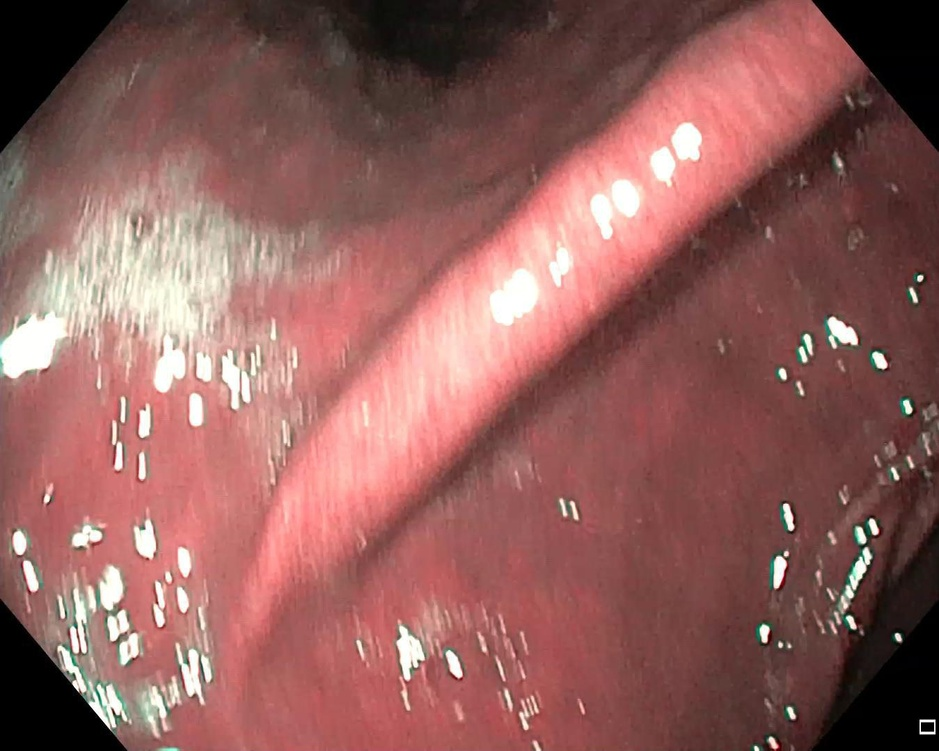
#> input picture subDM/subNormDM/00063_batch2.jpg, 939 x 751 px, shrunk from 1349 x 1079 before the run; its folder holds only this picture in this run
$ python 'Guardar filtro.py'
#> lines starting #> are read from the running program, lines starting #| are printed output that depends on the picture
### subDM/readimg.py
# -*- coding: utf-8 -*-
"""
Created on Tue May 28 11:20:26 2019

@author: Nataly
"""
def read_img(imfile):
#> called with imfile = '00063_batch2.jpg'
    import cv2
    return cv2.imread(imfile)
#> returned value is the input picture: shape (751, 939, 3); mean B, G, R 92, 95.7, 145
    #return (imfile + 2)

### subDM/subNormDM/Filtros.py
# -*- coding: utf-8 -*-
"""
Created on Thu Jul  4 21:44:23 2019

@author: Nataly
"""

import cv2
import numpy as np
from skimage.filters.rank import autolevel
from skimage.filters.rank import median
from skimage.filters.rank import minimum
from skimage.filters import rank
from skimage.filters.rank import mean_bilateral

from skimage.morphology import disk

# [20 lines left out: functions filtroautolevel, filtromediana, not called in this run]
def filtrominimo(img):
    B,G,R=cv2.split(img)
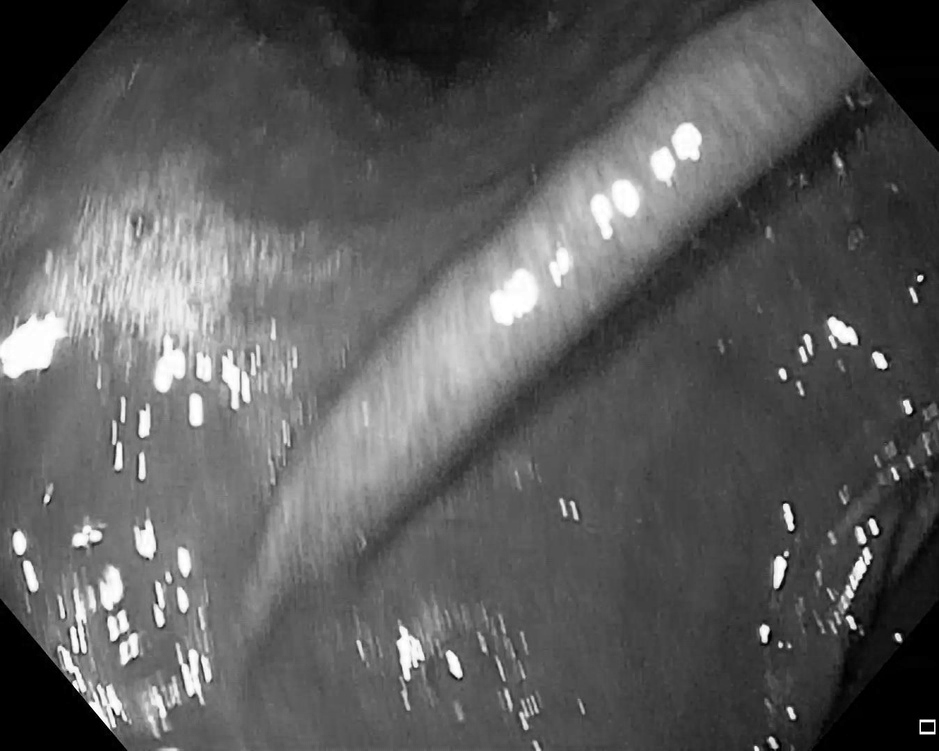
#> B: shape (751, 939); min 0, max 255, mean 92
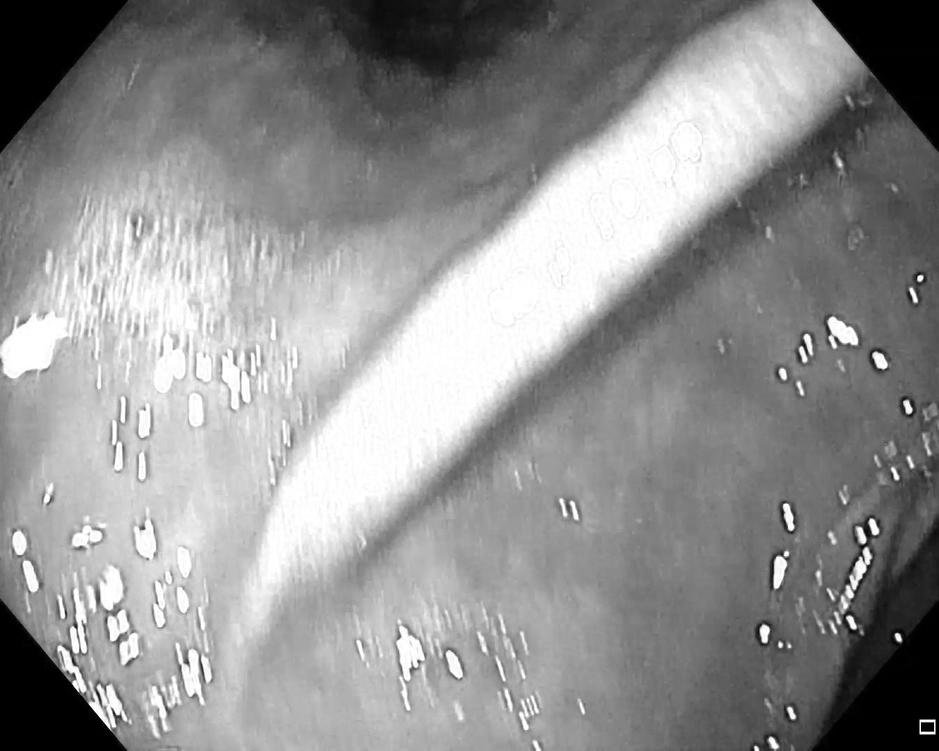
#> R: shape (751, 939); min 0, max 255, mean 145
    fR = minimum(R, disk(3))
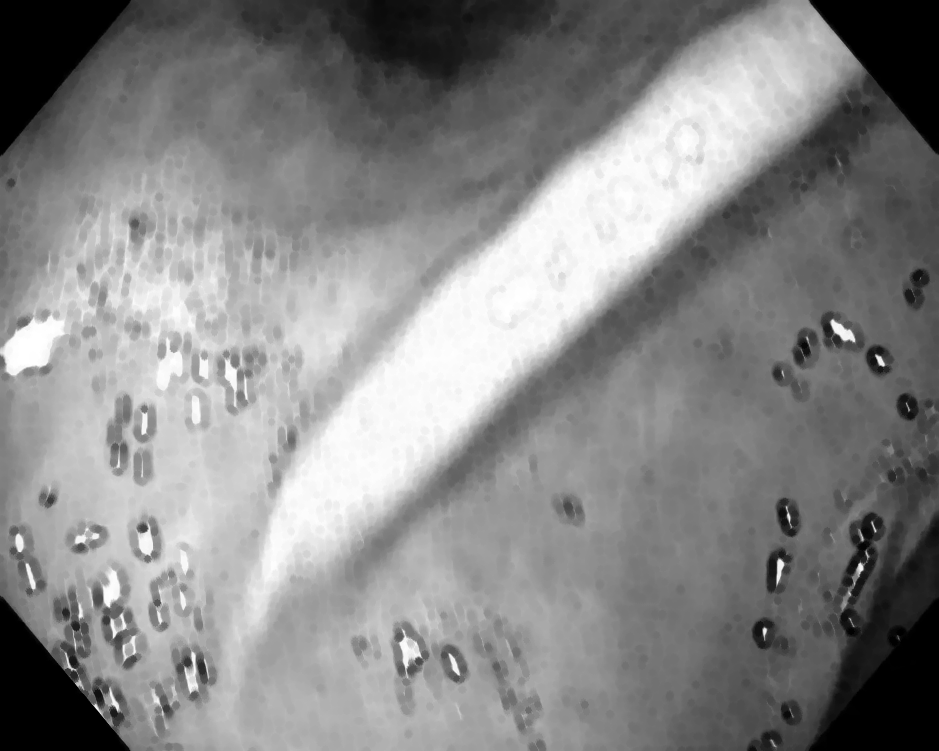
#> fR: shape (751, 939); min 0, max 255, mean 134.7
    fG = minimum(G, disk(3))
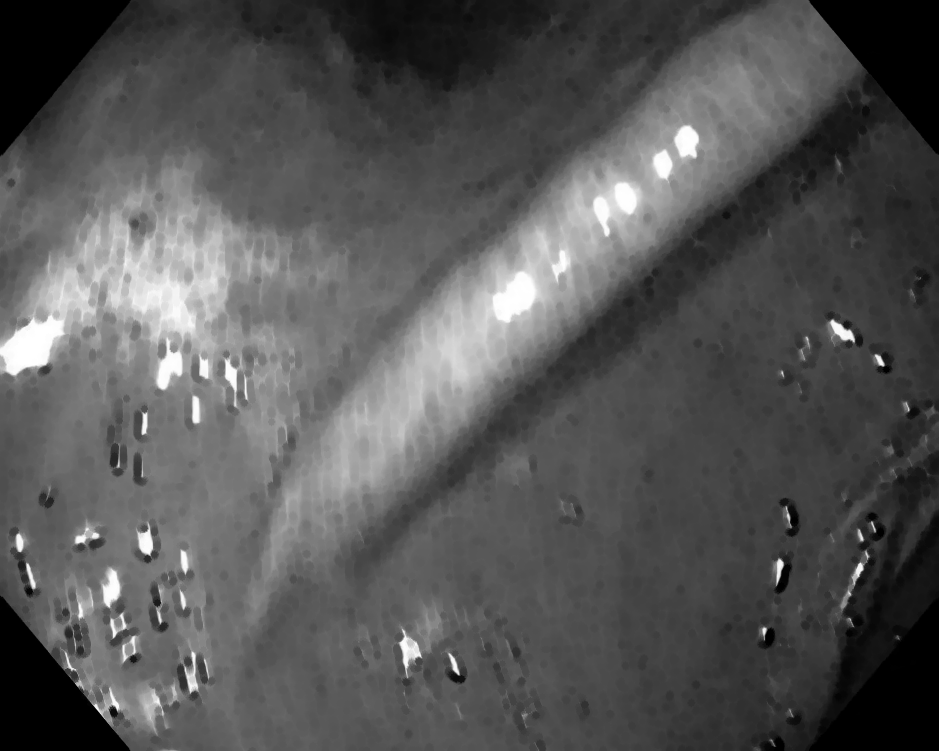
#> fG: shape (751, 939); min 0, max 255, mean 86
    fB = minimum(B, disk(3))
    imh=img
    imh[:,:,0]=fB
    imh[:,:,1]=fG
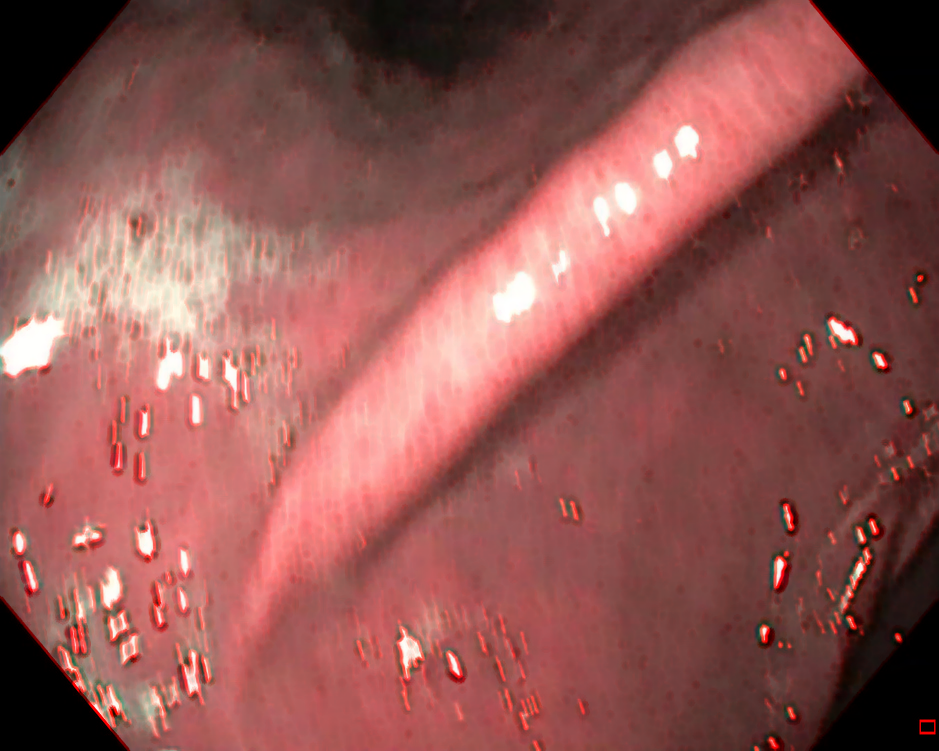
#> imh: shape (751, 939, 3); mean B, G, R 82.3, 86, 145
    imh[:,:,2]=fR
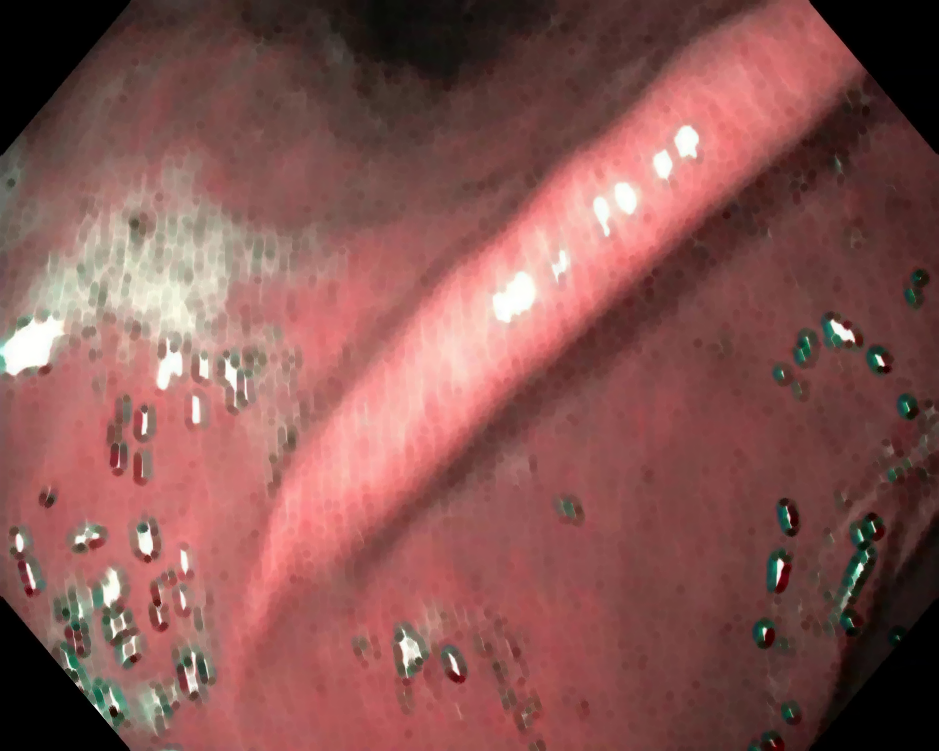
#> imh: shape (751, 939, 3); mean B, G, R 82.3, 86, 134.7
    return imh
# [20 lines left out: functions filtrogaussiano, filtropromedio, not called in this run]


### subDM/subNormDM/Guardar filtro.py
# -*- coding: utf-8 -*-
"""
Created on Tue Jul  9 10:43:23 2019

@author: Nataly
"""

from readimg import read_img #leer imagines ### img=read_img(imgfile)##
from Filtros import filtroautolevel, filtromediana, filtrominimo, filtrogaussiano,filtropromedio

import cv2
import pylab as plt
import xlrd
from scipy import stats # importando scipy.stats
import numpy as np
import tifffile as tiff
import glob

for imgfile in glob.glob("*.jpg"):
    img = read_img(imgfile)
    ima=filtrominimo(img)
    dire='./FiltroDM/'+imgfile[0:len(imgfile)-4]+'.jpg'

    cv2.imwrite(dire,ima)
    k = cv2.waitKey(1000)
#> (key Esc is pressed here)
    cv2.destroyAllWindows()
    print(imgfile)

$ run again, on subDM/subNormDM/00142.jpg
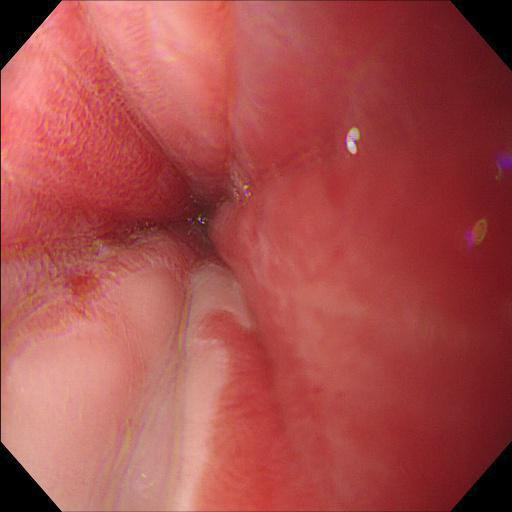
#> input picture subDM/subNormDM/00142.jpg, 512 x 512 px
#> in read_img, returned value is the input picture: shape (512, 512, 3); mean B, G, R 75.4, 77.5, 168.5
#> in filtrominimo, `fG = minimum(G, disk(3))`:
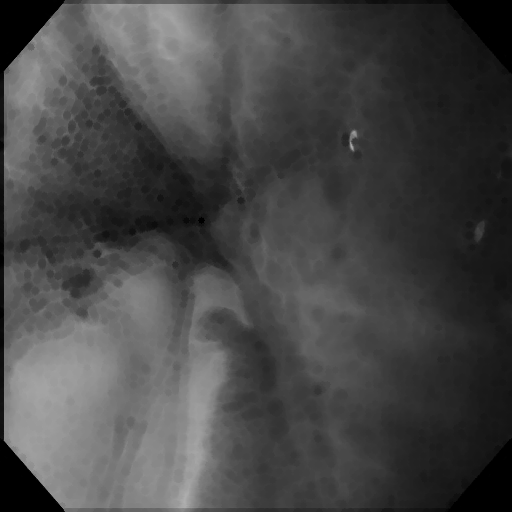
#> fG: shape (512, 512); min 0, max 175, mean 70.6
#> in filtrominimo, `imh[:,:,2]=fR`:
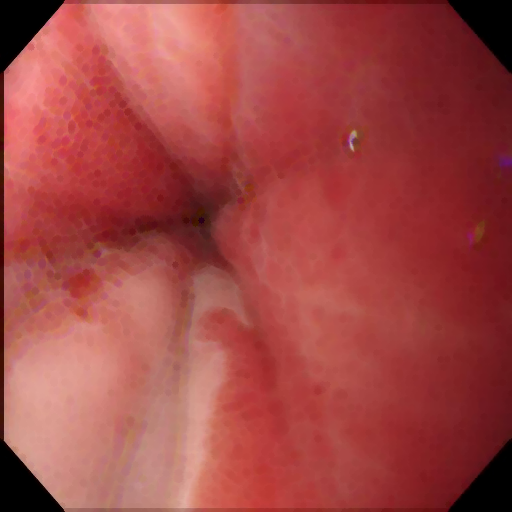
#> imh: shape (512, 512, 3); mean B, G, R 68.4, 70.6, 161.7

$ run again, on subDM/subNormDM/00223.jpg
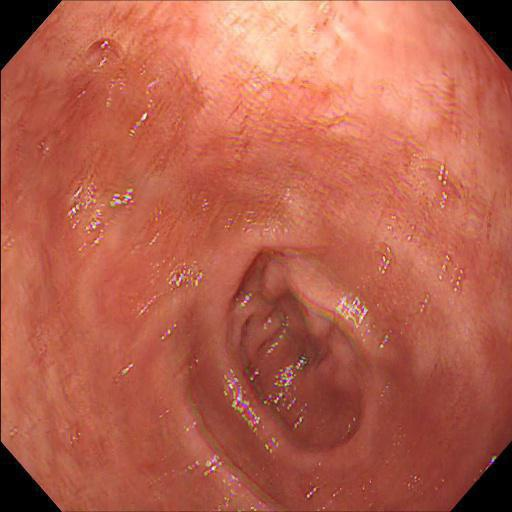
#> input picture subDM/subNormDM/00223.jpg, 512 x 512 px
#> in read_img, returned value is the input picture: shape (512, 512, 3); mean B, G, R 77.2, 97.3, 182.4
#> in filtrominimo, `fB = minimum(B, disk(3))`:
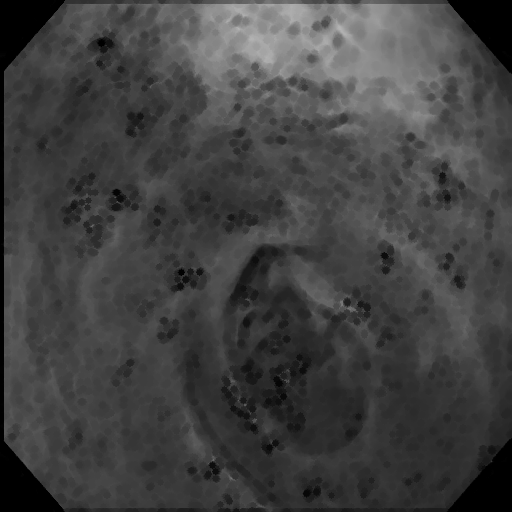
#> fB: shape (512, 512); min 0, max 180, mean 65.6
#> in filtrominimo, `imh[:,:,2]=fR`:
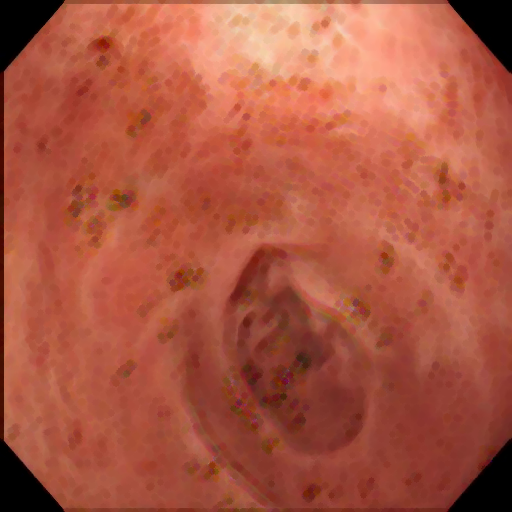
#> imh: shape (512, 512, 3); mean B, G, R 65.6, 86.7, 171.7

$ run again, on subDM/subNormDM/00313.jpg
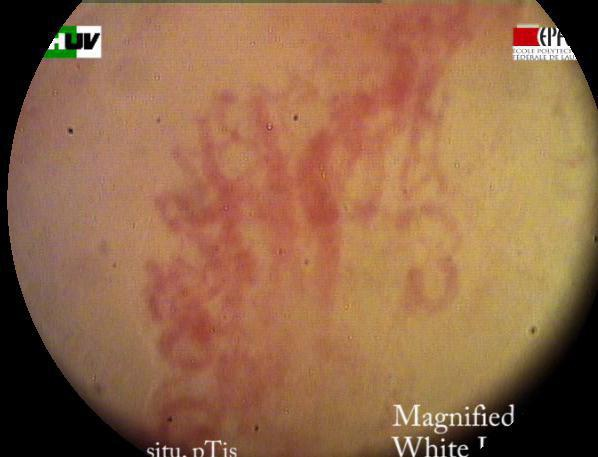
#> input picture subDM/subNormDM/00313.jpg, 598 x 457 px
#> in read_img, returned value is the input picture: shape (457, 598, 3); mean B, G, R 74.2, 105.2, 146.9
#> in filtrominimo, `fB = minimum(B, disk(3))`:
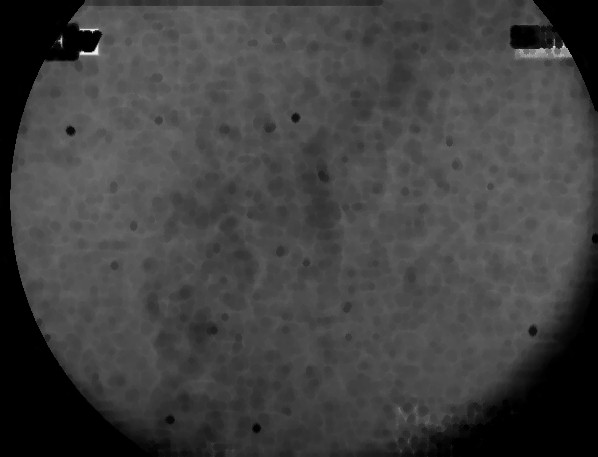
#> fB: shape (457, 598); min 0, max 244, mean 64.8
#> in filtrominimo, `imh[:,:,2]=fR`:
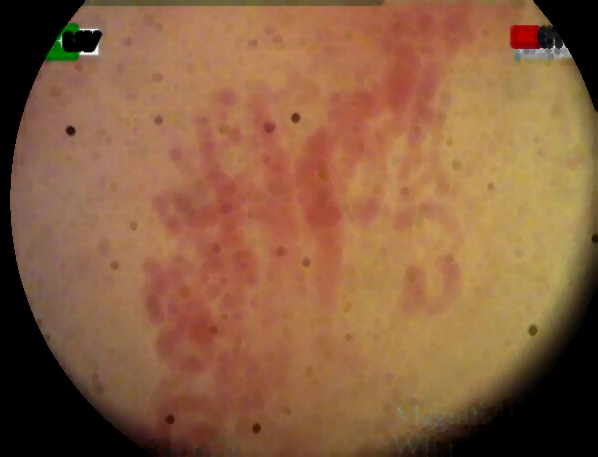
#> imh: shape (457, 598, 3); mean B, G, R 64.8, 96.1, 137.8
